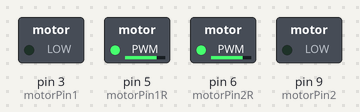
This sketch was run on a simulated Arduino Uno, built with avr-gcc and run on an emulated ATmega328P. On the bench: switched loads named in the sketch (green lamp = pin HIGH). What the sketch prints to the serial monitor is not drawn.

Above: at 0.05 s.
At 5.55 s:
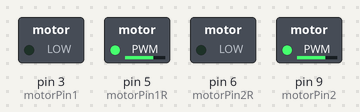
At 8.9 s:
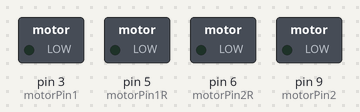
Timing chart, 0 to 11.6 s (numbered marks = the images above):
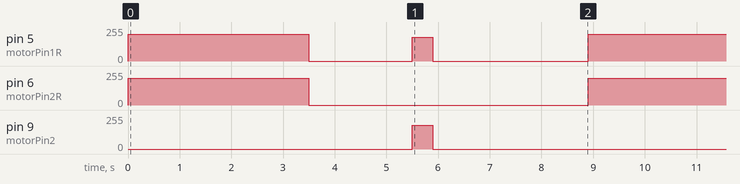

Measured:
- by itself, pin 5 (motorPin1R): repeats every 8.9 s: 0/255 2.0 s, 180/255 0.40 s, 0/255 3.0 s, 200/255 3.5 s
- by itself, pin 6 (motorPin2R): alternates 200/255 for 3.5 s and 0/255 for 5.4 s
- by itself, pin 9 (motorPin2): alternates 180/255 for 0.40 s and 0/255 for 8.5 s

The sketch:

v02.ino
```cpp
constexpr int motorPin1 = 3;
constexpr int motorPin2 = 9;
constexpr int motorPin1R = 5;
constexpr int motorPin2R = 6;

constexpr static int motorSpeed = 200;
constexpr static int turnSpeed = 180;

void setup() {
  Serial.begin(9600);
  pinMode(motorPin1, OUTPUT);
  pinMode(motorPin2, OUTPUT);
  pinMode(motorPin1R, OUTPUT);
  pinMode(motorPin2R, OUTPUT);
}

void left() {
  analogWrite(motorPin1R, turnSpeed);
  analogWrite(motorPin2, turnSpeed);
}

void right() {
  analogWrite(motorPin1, turnSpeed);
  analogWrite(motorPin2R, turnSpeed);
}

void stop() {
  analogWrite(motorPin1, 0);
  analogWrite(motorPin2, 0);
  analogWrite(motorPin1R, 0);
  analogWrite(motorPin2R, 0);
}

void reverse() {
  analogWrite(motorPin1, motorSpeed);
  analogWrite(motorPin2, motorSpeed);
}

void forward() {
  analogWrite(motorPin1R, motorSpeed);
  analogWrite(motorPin2R, motorSpeed);
}

void eloop() {
  left();
  delay(360);
  stop();
  delay(3000);
}

void loop() {
  Serial.print("Forward");
  forward();
  delay(3500);
  stop();
  delay(2000);
  Serial.print("Reverse");
  left();
  delay(400);
  stop();
  delay(3000);
}
```
